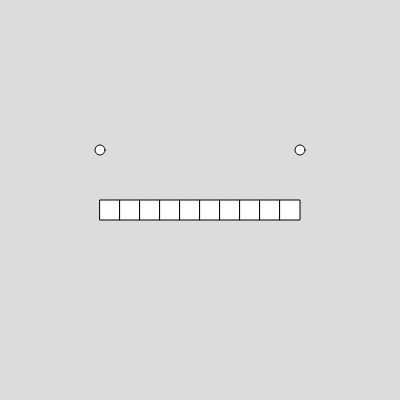
Frame 1 (no input)
Frame 60 (no input): identical to frame 1, image omitted
Frame 120 (the mouse pressed at the canvas centre since frame 60): identical to frame 1, image omitted

The p5.js sketch that drew this single still picture (run headless with seeded random() and noise() and a simulated clock; from frame 60 on, the mouse is pressed at the canvas centre):

// p5.js sketch
// ── sketch.js
// More applications
// by Prof. Marcela Godoy
// from Creative Coding Lab
// IMA, NYU Shanghai

function setup() {
  createCanvas(400, 400);
}

function draw() {
  background(220);

  // eyes
  circle(100, 150, 10);
  circle(300, 150, 10);

  // mouth
  rect(100, 200, 20, 20);
  rect(120, 200, 20, 20);
  rect(140, 200, 20, 20);
  rect(160, 200, 20, 20);
  rect(180, 200, 20, 20);
  rect(200, 200, 20, 20);
  rect(220, 200, 20, 20);
  rect(240, 200, 20, 20);
  rect(260, 200, 20, 20);
  rect(280, 200, 20, 20);
}
